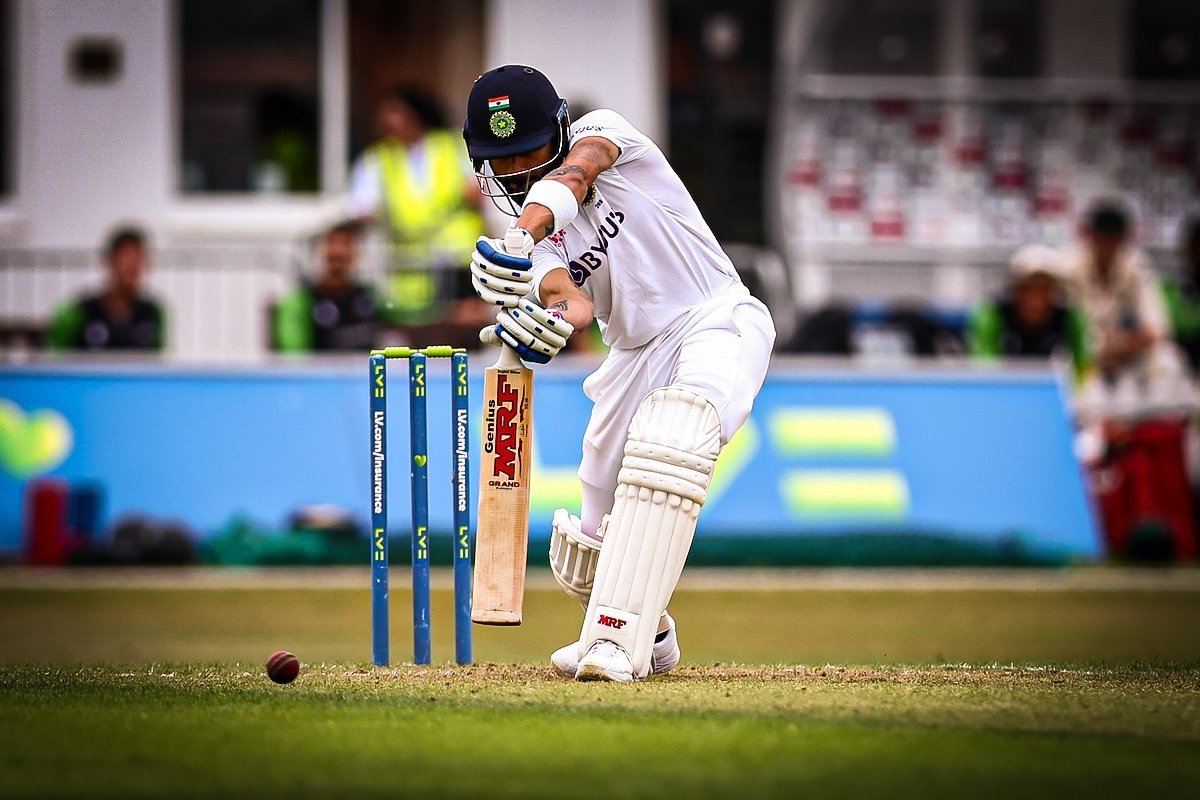
#> input picture Images/Practice.jpg, 1200 x 800 px, found by its file name
$ jupyter execute Assignment.ipynb
#> lines starting #> are read from the running program, lines starting #| are printed output that depends on the picture
[cell 1]
import cv2
import numpy as np

[cell 2]
img=cv2.imread(r"Machine_Learning\OpenCV\Practice.jpg",1)
#> img is the input picture: shape (800, 1200, 3); mean B, G, R 107.3, 117.4, 115.3
img=cv2.resize(img,(1200,710))
#> img: shape (710, 1200, 3)
cv2.namedWindow("Control Panel")
cv2.namedWindow("Output")

def nothing(x):
    pass

cv2.createTrackbar("Red","Control Panel",0,255,nothing)
cv2.createTrackbar("Green","Control Panel",0,255,nothing)
cv2.createTrackbar("Blue","Control Panel",0,255,nothing)
cv2.createTrackbar("Brightness","Control Panel",0,100,nothing)
cv2.createTrackbar("Blur","Control Panel",1,100,nothing)
cv2.setTrackbarMin("Blur","Control Panel",1)
cv2.createTrackbar("Contrast","Control Panel",0,127,nothing)
cv2.setTrackbarMin("Contrast","Control Panel",1)
while True:
    r = cv2.getTrackbarPos('Red','Control Panel')
    g = cv2.getTrackbarPos('Green','Control Panel')
    b = cv2.getTrackbarPos('Blue','Control Panel')
    brightness = cv2.getTrackbarPos("Brightness","Control Panel")
    blur=cv2.getTrackbarPos("Blur","Control Panel")
    cont=cv2.getTrackbarPos("Contrast","Control Panel")
    img_1=img.copy()
    #x==b,y==g,z==r
    x,y,z=cv2.split(img_1)
    x=cv2.add(x,b-128)
    y=cv2.add(y,g-128)
    z=cv2.add(z,r-128)
    bright=(brightness/10)
    brightness_kernel=np.array([
        [0,0,0],
        [0,bright,0],
        [0,0,0]
    ])
    blur_kernel=np.ones((blur,blur))/(blur*blur)
    new_img=cv2.merge([x,y,z])
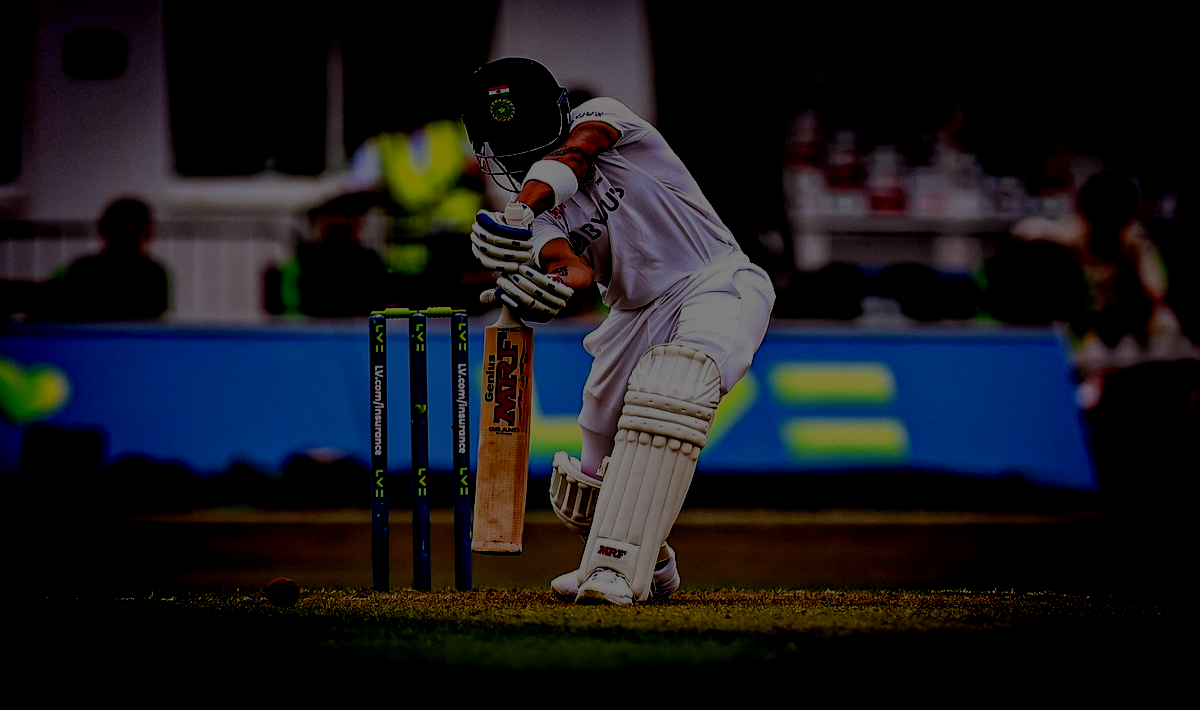
#> new_img: shape (710, 1200, 3); mean B, G, R 28.7, 23.7, 23.5
    new_img=cv2.filter2D(new_img,-1,brightness_kernel)
#> new_img: shape (710, 1200, 3); every value is 0
    new_img=cv2.filter2D(new_img,-1,blur_kernel)
    new_img=cv2.convertScaleAbs(new_img, alpha=cont)
    cv2.imshow("Output",new_img)

    if cv2.waitKey(1) & 0xFF == ord("q"):
#> (key q is pressed here)
        break
cv2.destroyAllWindows()

[cell 3]
import cv2

# Read the image. OpenCV reads images in BGR format by default.
img = cv2.imread("Machine_Learning\OpenCV\Practice.jpg",1)

# Split the BGR image into its channels
b, g, r = cv2.split(img)
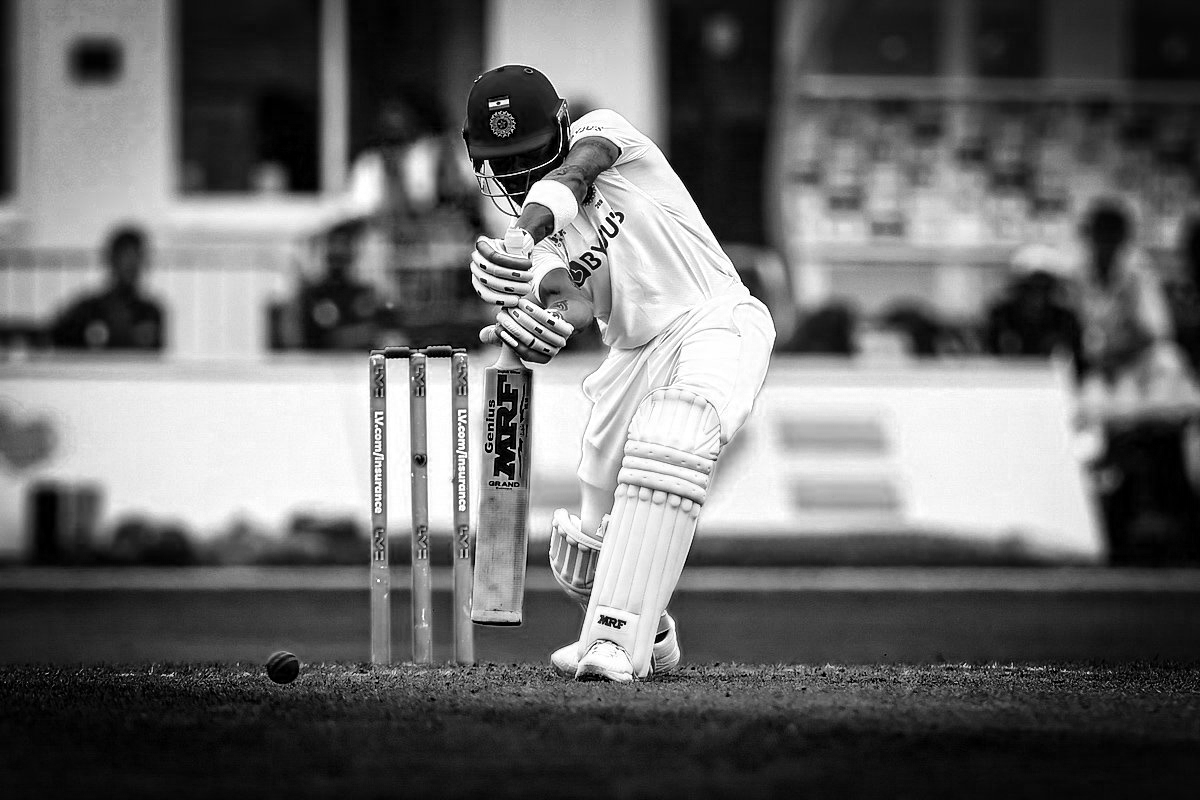
#> b: shape (800, 1200); min 0, max 255, mean 107.3
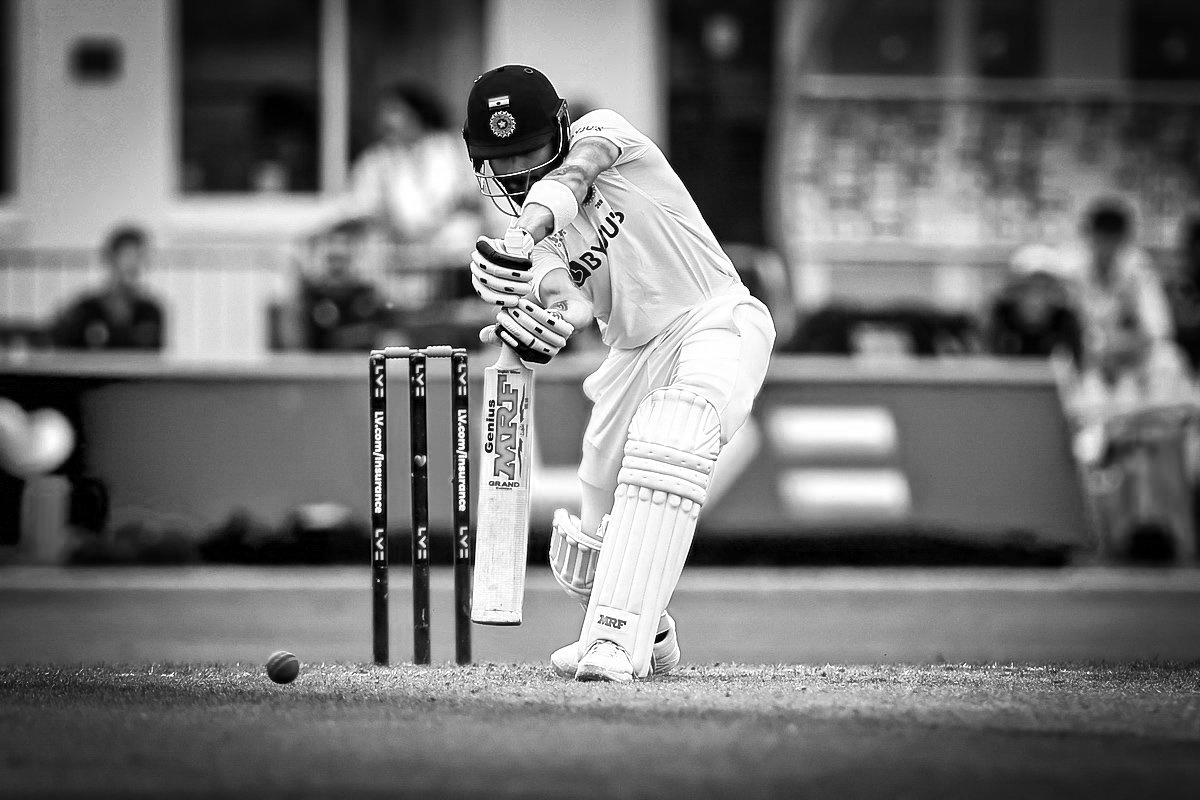
#> r: shape (800, 1200); min 0, max 255, mean 115.3
print((img.T).shape)
#| (3, 1200, 800)
# To visualize the channels, you can display each one
cv2.imshow("Blue Channel", b)
cv2.imshow("Green Channel", g)
cv2.imshow("Red Channel", r)

cv2.waitKey(0)
cv2.destroyAllWindows()

[cell 4]
def bright(x,v):
#> called with v = 150
    f=v/100
    sharpen_kernel=np.array([
        [0,0,0],
        [0,f,0],
        [0,0,0]
    ])
    sharpen_img=cv2.filter2D(x,-1,sharpen_kernel)
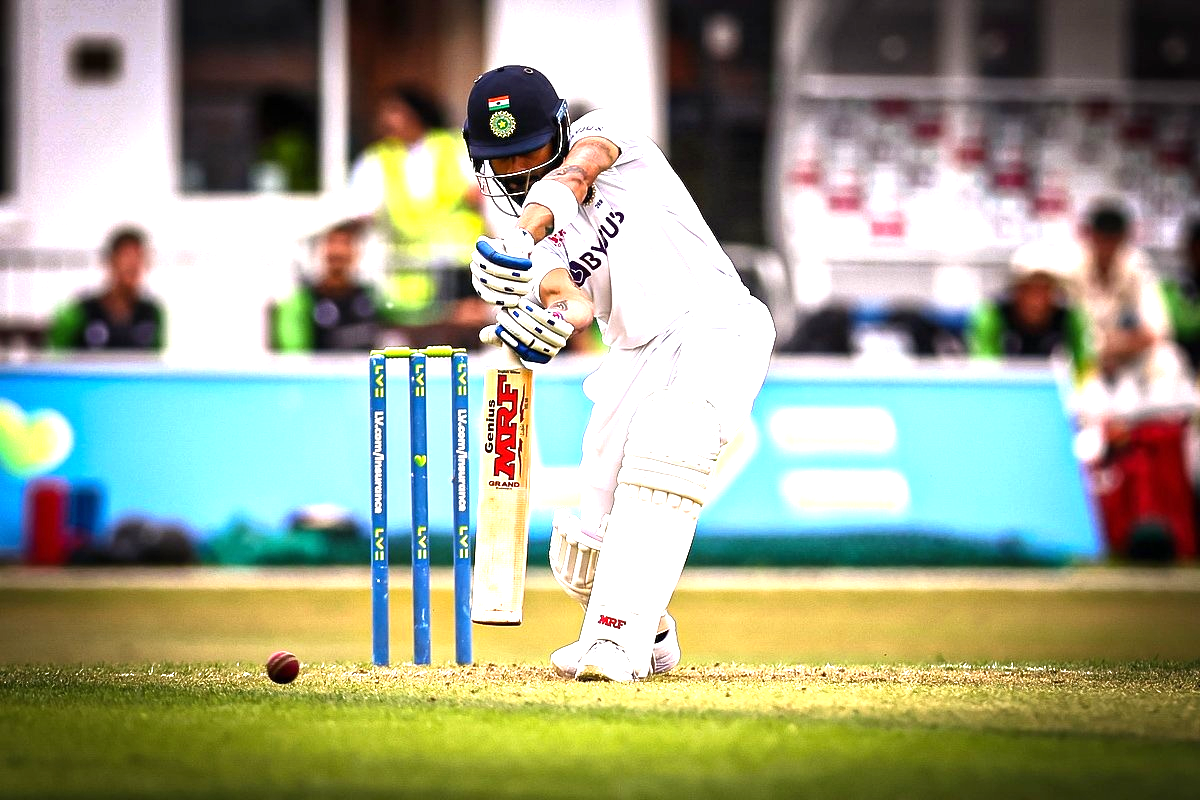
#> sharpen_img: shape (800, 1200, 3); mean B, G, R 139.2, 163.4, 158.3
    return sharpen_img

img = cv2.imread("Machine_Learning\OpenCV\Practice.jpg",1)
value=150
x=bright(img,value)
cv2.imshow("Identity Image",x)
cv2.imshow("Original",img)
cv2.waitKey(0)
cv2.destroyAllWindows()

$ run again, with Images/balloons_noisy.png saved as Images/Practice.jpg
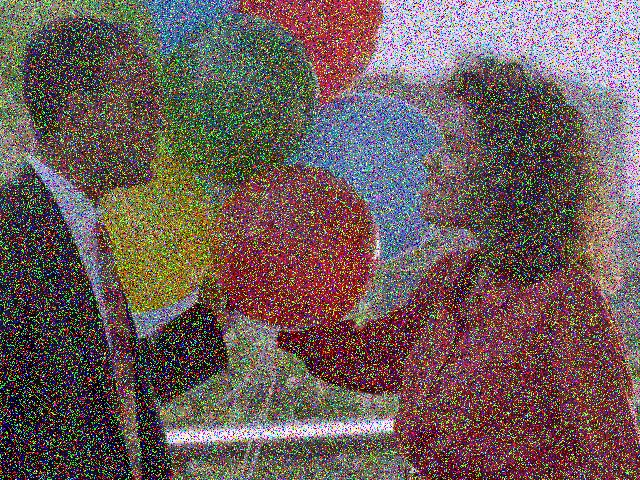
#> input picture Images/balloons_noisy.png, 640 x 480 px, found by its file name
#> img is the input picture: shape (480, 640, 3); mean B, G, R 90.6, 92.3, 109.1
#> img: shape (710, 1200, 3)
#> `b, g, r = cv2.split(img)`:
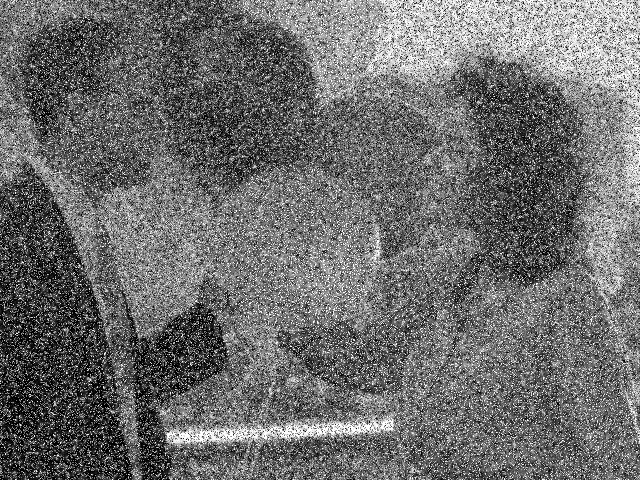
#> r: shape (480, 640); min 0, max 255, mean 109.1
#| (3, 640, 480)
#> in bright, `sharpen_img=cv2.filter2D(x,-1,sharpen_kernel)`:
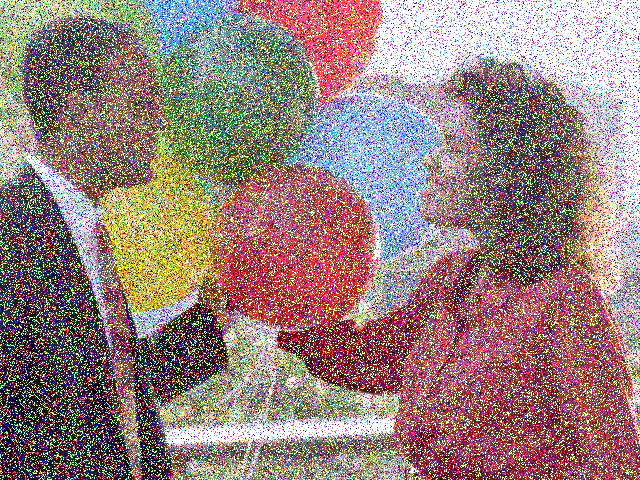
#> sharpen_img: shape (480, 640, 3); mean B, G, R 126.7, 129.6, 153
